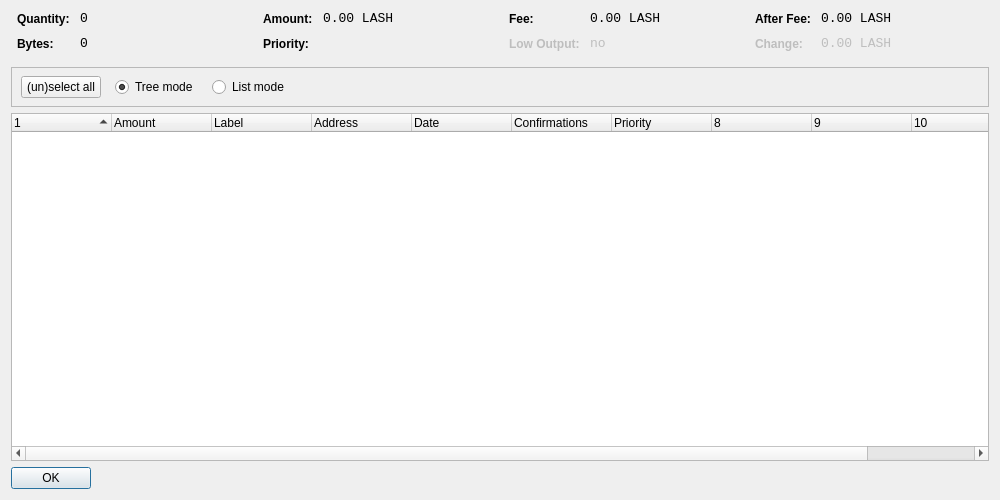
<?xml version="1.0" encoding="UTF-8"?>
<ui version="4.0">
 <class>CoinControlDialog</class>
 <widget class="QDialog" name="CoinControlDialog">
  <property name="geometry">
   <rect>
    <x>0</x>
    <y>0</y>
    <width>1000</width>
    <height>500</height>
   </rect>
  </property>
  <property name="windowTitle">
   <string>Coin Control</string>
  </property>
  <layout class="QVBoxLayout" name="verticalLayout">
   <item>
    <layout class="QHBoxLayout" name="horizontalLayoutTop" stretch="0,0,0,0">
     <property name="topMargin">
      <number>0</number>
     </property>
     <property name="bottomMargin">
      <number>10</number>
     </property>
     <item>
      <layout class="QFormLayout" name="formLayoutCoinControl1">
       <property name="horizontalSpacing">
        <number>10</number>
       </property>
       <property name="verticalSpacing">
        <number>10</number>
       </property>
       <property name="leftMargin">
        <number>6</number>
       </property>
       <property name="rightMargin">
        <number>6</number>
       </property>
       <item row="0" column="0">
        <widget class="QLabel" name="labelCoinControlQuantityText">
         <property name="styleSheet">
          <string notr="true">font-weight:bold;</string>
         </property>
         <property name="text">
          <string>Quantity:</string>
         </property>
        </widget>
       </item>
       <item row="0" column="1">
        <widget class="QLabel" name="labelCoinControlQuantity">
         <property name="font">
          <font>
           <family>Monospace</family>
           <pointsize>10</pointsize>
          </font>
         </property>
         <property name="cursor">
          <cursorShape>IBeamCursor</cursorShape>
         </property>
         <property name="contextMenuPolicy">
          <enum>Qt::ActionsContextMenu</enum>
         </property>
         <property name="text">
          <string notr="true">0</string>
         </property>
         <property name="textInteractionFlags">
          <set>Qt::LinksAccessibleByMouse|Qt::TextSelectableByKeyboard|Qt::TextSelectableByMouse</set>
         </property>
        </widget>
       </item>
       <item row="1" column="0">
        <widget class="QLabel" name="labelCoinControlBytesText">
         <property name="styleSheet">
          <string notr="true">font-weight:bold;</string>
         </property>
         <property name="text">
          <string>Bytes:</string>
         </property>
        </widget>
       </item>
       <item row="1" column="1">
        <widget class="QLabel" name="labelCoinControlBytes">
         <property name="font">
          <font>
           <family>Monospace</family>
           <pointsize>10</pointsize>
          </font>
         </property>
         <property name="cursor">
          <cursorShape>IBeamCursor</cursorShape>
         </property>
         <property name="contextMenuPolicy">
          <enum>Qt::ActionsContextMenu</enum>
         </property>
         <property name="text">
          <string notr="true">0</string>
         </property>
         <property name="textInteractionFlags">
          <set>Qt::LinksAccessibleByMouse|Qt::TextSelectableByKeyboard|Qt::TextSelectableByMouse</set>
         </property>
        </widget>
       </item>
      </layout>
     </item>
     <item>
      <layout class="QFormLayout" name="formLayoutCoinControl2">
       <property name="horizontalSpacing">
        <number>10</number>
       </property>
       <property name="verticalSpacing">
        <number>10</number>
       </property>
       <property name="leftMargin">
        <number>6</number>
       </property>
       <property name="rightMargin">
        <number>6</number>
       </property>
       <item row="0" column="0">
        <widget class="QLabel" name="labelCoinControlAmountText">
         <property name="styleSheet">
          <string notr="true">font-weight:bold;</string>
         </property>
         <property name="text">
          <string>Amount:</string>
         </property>
        </widget>
       </item>
       <item row="0" column="1">
        <widget class="QLabel" name="labelCoinControlAmount">
         <property name="font">
          <font>
           <family>Monospace</family>
           <pointsize>10</pointsize>
          </font>
         </property>
         <property name="cursor">
          <cursorShape>IBeamCursor</cursorShape>
         </property>
         <property name="contextMenuPolicy">
          <enum>Qt::ActionsContextMenu</enum>
         </property>
         <property name="text">
          <string notr="true">0.00 LASH</string>
         </property>
         <property name="textInteractionFlags">
          <set>Qt::LinksAccessibleByMouse|Qt::TextSelectableByKeyboard|Qt::TextSelectableByMouse</set>
         </property>
        </widget>
       </item>
       <item row="1" column="0">
        <widget class="QLabel" name="labelCoinControlPriorityText">
         <property name="styleSheet">
          <string notr="true">font-weight:bold;</string>
         </property>
         <property name="text">
          <string>Priority:</string>
         </property>
        </widget>
       </item>
       <item row="1" column="1">
        <widget class="QLabel" name="labelCoinControlPriority">
         <property name="font">
          <font>
           <family>Monospace</family>
           <pointsize>10</pointsize>
          </font>
         </property>
         <property name="cursor">
          <cursorShape>IBeamCursor</cursorShape>
         </property>
         <property name="contextMenuPolicy">
          <enum>Qt::ActionsContextMenu</enum>
         </property>
         <property name="text">
          <string/>
         </property>
         <property name="textInteractionFlags">
          <set>Qt::LinksAccessibleByMouse|Qt::TextSelectableByKeyboard|Qt::TextSelectableByMouse</set>
         </property>
        </widget>
       </item>
      </layout>
     </item>
     <item>
      <layout class="QFormLayout" name="formLayoutCoinControl3">
       <property name="horizontalSpacing">
        <number>10</number>
       </property>
       <property name="verticalSpacing">
        <number>10</number>
       </property>
       <property name="leftMargin">
        <number>6</number>
       </property>
       <property name="rightMargin">
        <number>6</number>
       </property>
       <item row="0" column="0">
        <widget class="QLabel" name="labelCoinControlFeeText">
         <property name="styleSheet">
          <string notr="true">font-weight:bold;</string>
         </property>
         <property name="text">
          <string>Fee:</string>
         </property>
        </widget>
       </item>
       <item row="0" column="1">
        <widget class="QLabel" name="labelCoinControlFee">
         <property name="font">
          <font>
           <family>Monospace</family>
           <pointsize>10</pointsize>
          </font>
         </property>
         <property name="cursor">
          <cursorShape>IBeamCursor</cursorShape>
         </property>
         <property name="contextMenuPolicy">
          <enum>Qt::ActionsContextMenu</enum>
         </property>
         <property name="text">
          <string notr="true">0.00 LASH</string>
         </property>
         <property name="textInteractionFlags">
          <set>Qt::LinksAccessibleByMouse|Qt::TextSelectableByKeyboard|Qt::TextSelectableByMouse</set>
         </property>
        </widget>
       </item>
       <item row="1" column="0">
        <widget class="QLabel" name="labelCoinControlLowOutputText">
         <property name="enabled">
          <bool>false</bool>
         </property>
         <property name="styleSheet">
          <string notr="true">font-weight:bold;</string>
         </property>
         <property name="text">
          <string>Low Output:</string>
         </property>
        </widget>
       </item>
       <item row="1" column="1">
        <widget class="QLabel" name="labelCoinControlLowOutput">
         <property name="enabled">
          <bool>false</bool>
         </property>
         <property name="font">
          <font>
           <family>Monospace</family>
           <pointsize>10</pointsize>
          </font>
         </property>
         <property name="cursor">
          <cursorShape>IBeamCursor</cursorShape>
         </property>
         <property name="contextMenuPolicy">
          <enum>Qt::ActionsContextMenu</enum>
         </property>
         <property name="text">
          <string notr="true">no</string>
         </property>
         <property name="textInteractionFlags">
          <set>Qt::LinksAccessibleByMouse|Qt::TextSelectableByKeyboard|Qt::TextSelectableByMouse</set>
         </property>
        </widget>
       </item>
      </layout>
     </item>
     <item>
      <layout class="QFormLayout" name="formLayoutCoinControl4">
       <property name="horizontalSpacing">
        <number>10</number>
       </property>
       <property name="verticalSpacing">
        <number>10</number>
       </property>
       <property name="leftMargin">
        <number>6</number>
       </property>
       <property name="rightMargin">
        <number>6</number>
       </property>
       <item row="0" column="0">
        <widget class="QLabel" name="labelCoinControlAfterFeeText">
         <property name="styleSheet">
          <string notr="true">font-weight:bold;</string>
         </property>
         <property name="text">
          <string>After Fee:</string>
         </property>
        </widget>
       </item>
       <item row="0" column="1">
        <widget class="QLabel" name="labelCoinControlAfterFee">
         <property name="font">
          <font>
           <family>Monospace</family>
           <pointsize>10</pointsize>
          </font>
         </property>
         <property name="cursor">
          <cursorShape>IBeamCursor</cursorShape>
         </property>
         <property name="contextMenuPolicy">
          <enum>Qt::ActionsContextMenu</enum>
         </property>
         <property name="text">
          <string notr="true">0.00 LASH</string>
         </property>
         <property name="textInteractionFlags">
          <set>Qt::LinksAccessibleByMouse|Qt::TextSelectableByKeyboard|Qt::TextSelectableByMouse</set>
         </property>
        </widget>
       </item>
       <item row="1" column="0">
        <widget class="QLabel" name="labelCoinControlChangeText">
         <property name="enabled">
          <bool>false</bool>
         </property>
         <property name="styleSheet">
          <string notr="true">font-weight:bold;</string>
         </property>
         <property name="text">
          <string>Change:</string>
         </property>
        </widget>
       </item>
       <item row="1" column="1">
        <widget class="QLabel" name="labelCoinControlChange">
         <property name="enabled">
          <bool>false</bool>
         </property>
         <property name="font">
          <font>
           <family>Monospace</family>
           <pointsize>10</pointsize>
          </font>
         </property>
         <property name="cursor">
          <cursorShape>IBeamCursor</cursorShape>
         </property>
         <property name="contextMenuPolicy">
          <enum>Qt::ActionsContextMenu</enum>
         </property>
         <property name="text">
          <string notr="true">0.00 LASH</string>
         </property>
         <property name="textInteractionFlags">
          <set>Qt::LinksAccessibleByMouse|Qt::TextSelectableByKeyboard|Qt::TextSelectableByMouse</set>
         </property>
        </widget>
       </item>
      </layout>
     </item>
    </layout>
   </item>
   <item>
    <widget class="QFrame" name="frame">
     <property name="minimumSize">
      <size>
       <width>0</width>
       <height>40</height>
      </size>
     </property>
     <property name="frameShape">
      <enum>QFrame::StyledPanel</enum>
     </property>
     <property name="frameShadow">
      <enum>QFrame::Sunken</enum>
     </property>
     <widget class="QWidget" name="horizontalLayoutWidget">
      <property name="geometry">
       <rect>
        <x>10</x>
        <y>0</y>
        <width>781</width>
        <height>41</height>
       </rect>
      </property>
      <layout class="QHBoxLayout" name="horizontalLayoutPanel" stretch="0,0,0,0,0">
       <property name="spacing">
        <number>14</number>
       </property>
       <item>
        <widget class="QPushButton" name="pushButtonSelectAll">
         <property name="sizePolicy">
          <sizepolicy hsizetype="Maximum" vsizetype="Fixed">
           <horstretch>0</horstretch>
           <verstretch>0</verstretch>
          </sizepolicy>
         </property>
         <property name="text">
          <string>(un)select all</string>
         </property>
        </widget>
       </item>
       <item>
        <widget class="QRadioButton" name="radioTreeMode">
         <property name="sizePolicy">
          <sizepolicy hsizetype="Maximum" vsizetype="Fixed">
           <horstretch>0</horstretch>
           <verstretch>0</verstretch>
          </sizepolicy>
         </property>
         <property name="text">
          <string>Tree mode</string>
         </property>
         <property name="checked">
          <bool>true</bool>
         </property>
        </widget>
       </item>
       <item>
        <widget class="QRadioButton" name="radioListMode">
         <property name="sizePolicy">
          <sizepolicy hsizetype="Maximum" vsizetype="Fixed">
           <horstretch>0</horstretch>
           <verstretch>0</verstretch>
          </sizepolicy>
         </property>
         <property name="text">
          <string>List mode</string>
         </property>
        </widget>
       </item>
       <item>
        <spacer name="horizontalSpacer">
         <property name="orientation">
          <enum>Qt::Horizontal</enum>
         </property>
         <property name="sizeHint" stdset="0">
          <size>
           <width>40</width>
           <height>20</height>
          </size>
         </property>
        </spacer>
       </item>
      </layout>
     </widget>
    </widget>
   </item>
   <item>
    <widget class="CoinControlTreeWidget" name="treeWidget">
     <property name="contextMenuPolicy">
      <enum>Qt::CustomContextMenu</enum>
     </property>
     <property name="sortingEnabled">
      <bool>false</bool>
     </property>
     <property name="columnCount">
      <number>11</number>
     </property>
     <attribute name="headerShowSortIndicator" stdset="0">
      <bool>true</bool>
     </attribute>
     <attribute name="headerStretchLastSection">
      <bool>false</bool>
     </attribute>
     <column>
      <property name="text">
       <string/>
      </property>
     </column>
     <column>
      <property name="text">
       <string>Amount</string>
      </property>
     </column>
     <column>
      <property name="text">
       <string>Label</string>
      </property>
     </column>
     <column>
      <property name="text">
       <string>Address</string>
      </property>
     </column>
     <column>
      <property name="text">
       <string>Date</string>
      </property>
     </column>
     <column>
      <property name="text">
       <string>Confirmations</string>
      </property>
      <property name="toolTip">
       <string>Confirmed</string>
      </property>
     </column>
     <column>
      <property name="text">
       <string>Priority</string>
      </property>
     </column>
     <column>
      <property name="text">
       <string/>
      </property>
     </column>
     <column>
      <property name="text">
       <string/>
      </property>
     </column>
     <column>
      <property name="text">
       <string/>
      </property>
     </column>
     <column>
      <property name="text">
       <string/>
      </property>
     </column>
    </widget>
   </item>
   <item>
    <widget class="QDialogButtonBox" name="buttonBox">
     <property name="sizePolicy">
      <sizepolicy hsizetype="Maximum" vsizetype="Fixed">
       <horstretch>0</horstretch>
       <verstretch>0</verstretch>
      </sizepolicy>
     </property>
     <property name="orientation">
      <enum>Qt::Horizontal</enum>
     </property>
     <property name="standardButtons">
      <set>QDialogButtonBox::Ok</set>
     </property>
    </widget>
   </item>
  </layout>
 </widget>
 <customwidgets>
  <customwidget>
   <class>CoinControlTreeWidget</class>
   <extends>QTreeWidget</extends>
   <header>coincontroltreewidget.h</header>
  </customwidget>
 </customwidgets>
 <resources/>
 <connections/>
</ui>
